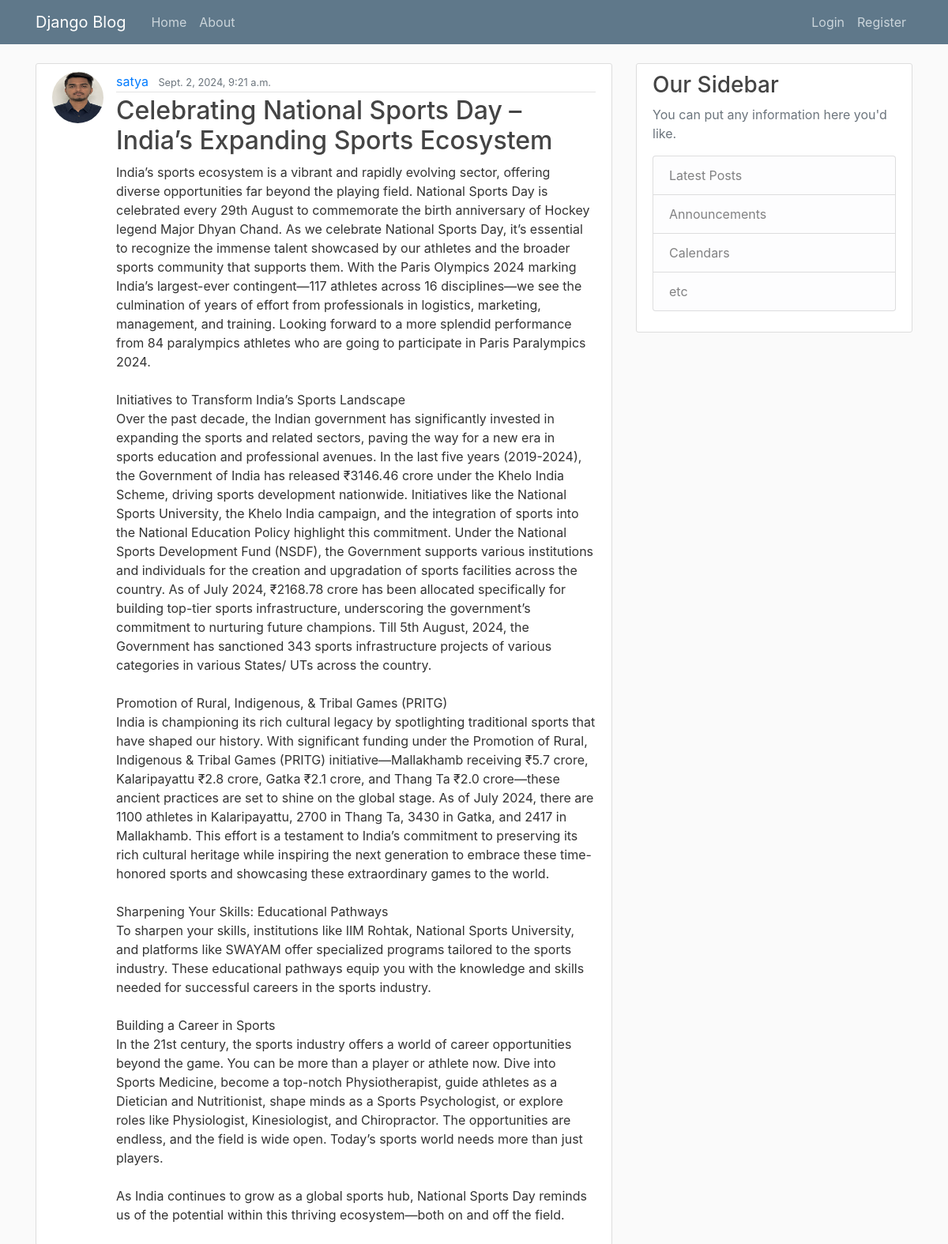
Screenshot of /post/42/ with the database file from the repository.
### blog/models.py (models this page shows, shortened)
class Post(models.Model):
    title = models.CharField(max_length=100)
    content = models.TextField()
    date_posted = models.DateTimeField(default=timezone.now)
    author = models.ForeignKey(User, on_delete=models.CASCADE)

### users/models.py (models this page shows, shortened)
class Profile(models.Model):
    user = models.OneToOneField(User, on_delete=models.CASCADE)
    image = models.ImageField(default='default.jpg', upload_to='profile_pics')

### blog/views.py (the view)
# urls.py: path('post/<int:pk>/', PostDetailView.as_view(), name='post-detail'),
class PostDetailView(DetailView):
    model = Post

### blog/templates/blog/post_detail.html (shortened to what this page needs)
{% extends "blog/base.html" %}
{% block content %}
<article class="media content-section">
    <img class="rounded-circle article-img" src="{{ object.author.profile.image.url }}">
    <div class="media-body">
        <div class="article-metadata">
             <a class="mr-2" href="{% url 'user-posts' post.author.username %}">{{ post.author }}</a>
            <small class="text-muted">{{ object.date_posted }}</small>
        </div>
        <h2 class="article-title">{{ object.title }}</h2>
        <p class="article-content">{{ object.content }}</p>
    </div>
</article>
{% endblock content %}

### blog/static/blog/main.css (style rules this page uses)
body { background: #fafafa; color: #333333; margin-top: 5rem; }
h1, h2, h3, h4, h5, h6 { color: #444444; }
.content-section { background: #ffffff; padding: 10px 20px; border: 1px solid #dddddd; border-radius: 3px; margin-bottom: 20px; }
.article-title { color: #444444; }
.article-content { white-space: pre-line; }
.article-img { height: 65px; width: 65px; margin-right: 16px; }
.article-metadata { padding-bottom: 1px; margin-bottom: 4px; border-bottom: 1px solid #e3e3e3 }

### rows the page displays
Post: author.profile.image (picture), author "satya", date_posted "Sept. 2, 2024, 9:21 a.m.", title "Celebrating National Sports Day – India’s Expanding Sports Ecosystem", content "India’s sports ecosystem is a vibrant and rapidly evolving sector, offering diverse opportunities far beyond the playing field. National Sports Day is celebrated every 29th August to commemorate the birth anniversary of Hockey legend Major Dhyan Chand. As we celebrate National Sports Day, it’s essential to recognize the immense talent showcased by our athletes and the broader sports community that supports them. With the Paris Olympics 2024 marking India’s largest-ever contingent—117 athletes across 16 disciplines—we see the culmination of years of effort from professionals in logistics, marketing, management, and training. Looking forward to a more splendid performance from 84 paralympics…"
